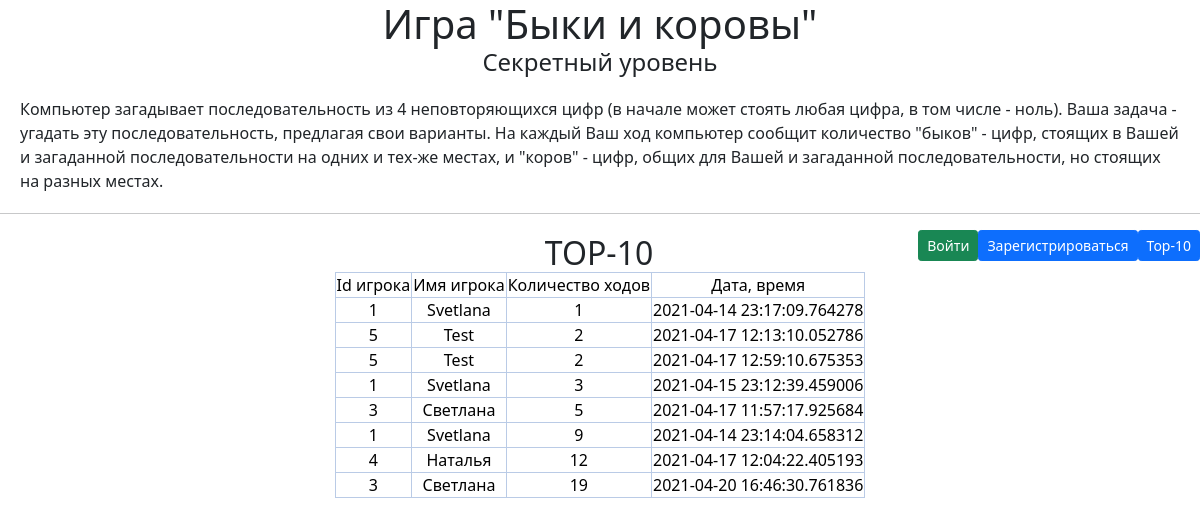
The app's page /records10, older data.
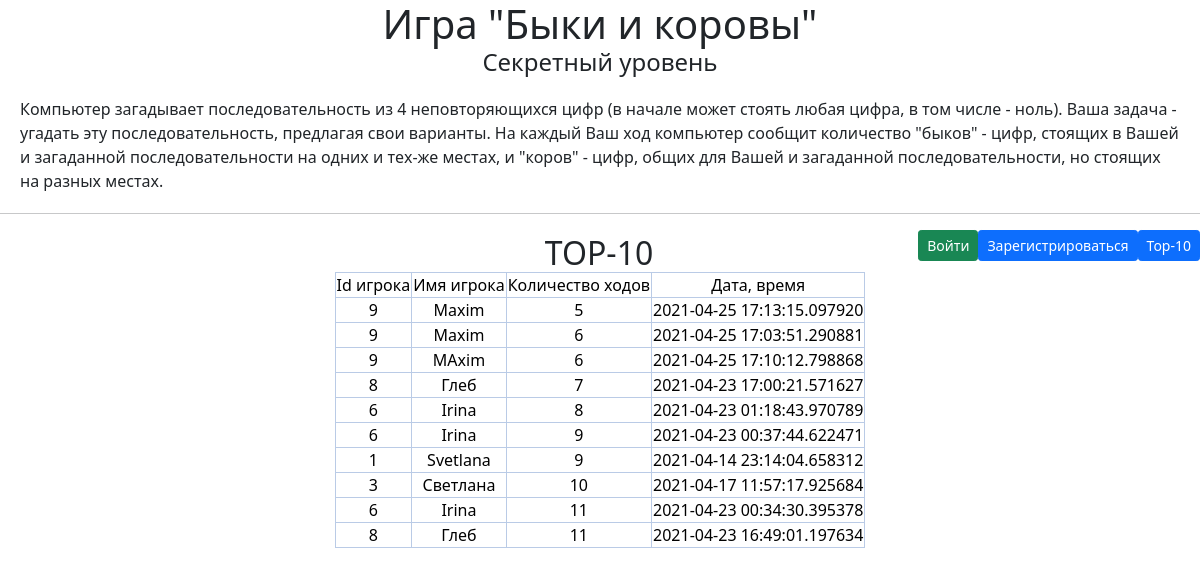
The same page, newer data.
### data/records.py (models this page shows)
class Record(SqlAlchemyBase):
    __tablename__ = 'records'
    id = sqlalchemy.Column(sqlalchemy.Integer,
                           primary_key=True, autoincrement=True)
    user_id = sqlalchemy.Column(sqlalchemy.Integer,
                                    sqlalchemy.ForeignKey("users.id"))
    user_name = sqlalchemy.Column(sqlalchemy.String, nullable=True)
    score = sqlalchemy.Column(sqlalchemy.Integer, nullable=True)
    secret_num = sqlalchemy.Column(sqlalchemy.String, nullable=True)
    date = sqlalchemy.Column(sqlalchemy.DateTime,
                                 default=datetime.datetime.now)
    user = orm.relation('User')

### main.py (the view)
@app.route('/records10')
def records_top10():
    db_sess = db_session.create_session()
    records = db_sess.query(Record).order_by(Record.score).limit(10)
    return render_template("records.html", records=records, header="TOP-10")

### data/db_session.py (called while the page is built)
def create_session() -> Session:
    global __factory
    return __factory()

### templates/records.html (shortened to what this page needs)
{% extends "base.html" %}
{% block content %}
    <h2>{{header}}</h2>
    <table class="table-primary align-middle table-bordered">
    	<tr class="table-primary">
    		<td class="table-primary">Id игрока</td>
    		<td class="table-primary">Имя игрока</td>
    		<td class="table-primary">Количество ходов</td>
    		<td class="table-primary">Дата, время</td>
    	</tr>
        {% for i in records %}
    	<tr>
    		<td class="table-primary">{{ i.user_id }}</td>
    		<td class="table-primary">{{ i.user_name }}</td>
    		<td class="table-primary">{{ i.score }}</td>
    		<td class="table-primary">{{ i.date }}</td>
    	</tr>
    	{% endfor %}
    </table>
{% endblock %}

### templates/base.html (shortened to what this page needs)
<html lang="en">
<head>
    <link rel="stylesheet"
   href="https://cdn.jsdelivr.net/npm/bootstrap@5.0.0-beta1/dist/css/bootstrap.min.css"
>
   <link rel="stylesheet" type="text/css" href="static/css/style.css">
</head>
<body>
    <h1>Игра "Быки и коровы"</h1>
    <h4>Секретный уровень</h4>
    <div>Компьютер загадывает последовательность из 4 неповторяющихся цифр (в начале может стоять любая цифра, в том числе - ноль). Ваша задача - угадать эту последовательность, предлагая свои варианты. На каждый Ваш ход компьютер сообщит количество "быков" - цифр, стоящих в Вашей и загаданной последовательности на одних и тех-же местах, и "коров" - цифр, общих для Вашей и загаданной последовательности, но стоящих на разных местах.</div>
    <hr>
    <nav>
    <a class="btn btn-primary btn-sm" href="/records10">Top-10</a>
    {% if current_user.is_authenticated %}
        <a class="btn btn-warning btn-sm" href="/logout">Выйти из аккаунта: {{ current_user.name }}</a>
        <a href="/new_game" class="btn btn-success btn-sm">Начать игру</a>
        {% if current_user.status == "admin" %}
            <a href="/remove_old_records" class="btn btn-warning btn-sm">Удалить старые записи игр</a>
            <a href="/remove_old_users" class="btn btn-warning btn-sm">Удалить неактивных пользователей</a>
        {% endif %}
    {% else %}
        <a class="btn btn-primary btn-sm" href="/register">Зарегистрироваться</a>
        <a class="btn btn-success btn-sm" href="/login">Войти</a>
    {% endif %}
    </nav>
    <div>
	{% block content %}
	{% endblock %}
    </div>
</body>
</html>

### static/css/style.css (style rules this page uses)
h1, h4, h2, form, table { margin: auto; text-align: center; max-width: 640px; }
a { float: right; text-align: top; max-width: 200px; }
div { align: center; margin: 20px; }

Row changes from the older to the newer data that the page shows:
removed Record: user_id "1", user_name "Svetlana", score "1", date "2021-04-14 23:17:09.764278"
removed Record: user_id "5", user_name "Test", score "2", date "2021-04-17 12:13:10.052786"
removed Record: user_id "5", user_name "Test", score "2", date "2021-04-17 12:59:10.675353"
removed Record: user_id "1", user_name "Svetlana", score "3", date "2021-04-15 23:12:39.459006"
no longer on this page (row unchanged): Record: user_id "4", user_name "Наталья", score "12", date "2021-04-17 12:04:22.405193"
no longer on this page (row unchanged): Record: user_id "3", user_name "Светлана", score "19", date "2021-04-20 16:46:30.761836"
added Record: user_id "9", user_name "Maxim", score "5", date "2021-04-25 17:13:15.097920"
added Record: user_id "9", user_name "Maxim", score "6", date "2021-04-25 17:03:51.290881"
added Record: user_id "9", user_name "MAxim", score "6", date "2021-04-25 17:10:12.798868"
added Record: user_id "8", user_name "Глеб", score "7", date "2021-04-23 17:00:21.571627"
added Record: user_id "6", user_name "Irina", score "8", date "2021-04-23 01:18:43.970789"
added Record: user_id "6", user_name "Irina", score "9", date "2021-04-23 00:37:44.622471"
shown differently, row unchanged: Record "Svetlana": moves up the list
changed Record "Светлана": score "5" → "10"
added Record: user_id "6", user_name "Irina", score "11", date "2021-04-23 00:34:30.395378"
added Record: user_id "8", user_name "Глеб", score "11", date "2021-04-23 16:49:01.197634"
